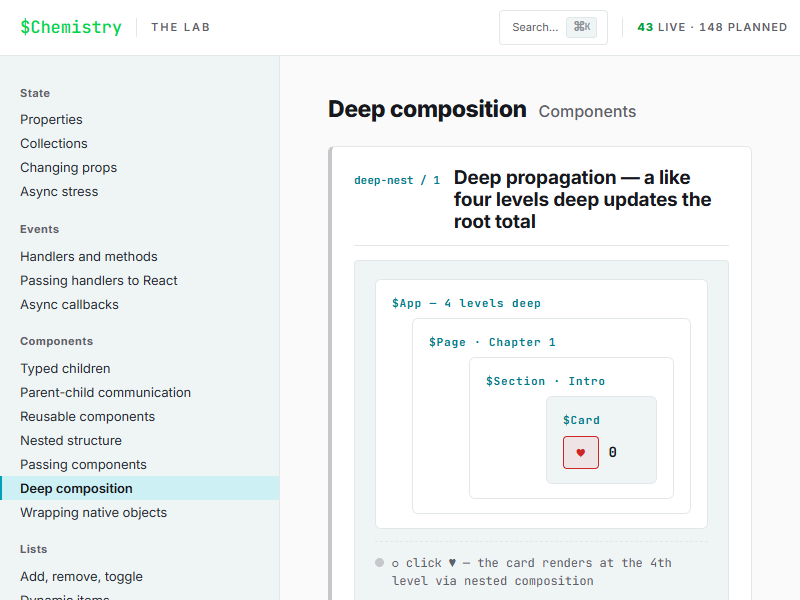
#> input picture .claude/agents/perspective/phillip/deep-nest-source.png, 800 x 600 px
$ python '1-march-1-2025~updated-trace-image-with-color-support.v3.py' ../../../../.claude/agents/perspective/phillip/deep-nest-source.png out.png
#> lines starting #> are read from the running program, lines starting #| are printed output that depends on the picture; after the words box and inside, x2 and y2 are one past the last pixel; in counts of white or black regions, pixels touching at a corner belong together
import sys
import os
import svgtrace
import cv2
import numpy as np
from lxml import etree
import uuid
import tempfile

def load_image(image_path):
    """
    Loads an image using OpenCV, ensuring compatibility for PNG and JPG.
    Handles missing files gracefully.

    Parameters:
    - image_path (str): Path to the image file.

    Returns:
    - img (numpy.ndarray): Loaded image.
    """
    if not os.path.exists(image_path):
        raise FileNotFoundError(f"Error: File not found - {image_path}")

    img = cv2.imread(image_path, cv2.IMREAD_UNCHANGED)
    if img is None:
        raise ValueError(f"Error: Unable to load image - {image_path}")

    return img

# [15 lines left out: function convert_to_grayscale, not called in this run]

def apply_denoising(img, enabled=True):
    """
    Applies denoising to an image to reduce artifacts, particularly for JPG images.
    - Uses Non-Local Means Denoising for JPG compression artifacts.
    - Leaves PNG images unaltered since they are lossless.

    Parameters:
    - img (numpy.ndarray): Input grayscale image.
    - enabled (bool): Flag to apply denoising.

    Returns:
    - denoised_img (numpy.ndarray): Denoised image.
    """
    if enabled:
        return cv2.fastNlMeansDenoising(img, None, 30, 7, 21)
    return img

def apply_thresholding(img, method="adaptive"):
    """
    Applies thresholding to an image to enhance edge detection.
    - `adaptive`: Best for AI-generated images with soft gradients.
    - `otsu`: Best for high-contrast images like sketches.
    - `canny`: Best for maps and technical drawings with clear structures.

    Parameters:
    - img (numpy.ndarray): Input grayscale (or denoised) image.
    - method (str): Thresholding method ('adaptive', 'otsu', 'canny', or 'binary').

    Returns:
    - thresholded_img (numpy.ndarray): Thresholded image.
    """
    if method == "adaptive":
        return cv2.adaptiveThreshold(img, 255, cv2.ADAPTIVE_THRESH_GAUSSIAN_C,
                                     cv2.THRESH_BINARY, 11, 2)
    elif method == "otsu":
        _, otsu_thresh = cv2.threshold(img, 0, 255, cv2.THRESH_BINARY + cv2.THRESH_OTSU)
        return otsu_thresh
    elif method == "canny":
        return cv2.Canny(img, 50, 150)  # Edge detection for maps
    else:
        _, binary = cv2.threshold(img, 128, 255, cv2.THRESH_BINARY)
        return binary

# [16 lines left out: function extract_contours, not called in this run]

def process_image(image_path, thresholding="adaptive", denoise=True, extract_shapes=False, edge_mode=None):
    """
    Full image preprocessing pipeline with configurable parameters.
    - `thresholding`: "adaptive", "otsu", "binary", or "canny"
    - `denoise`: Apply JPG denoising (default: True)
    - `extract_shapes`: Extract contours for structured tracing (default: False)
    - `edge_mode`: "canny" for maps, "none" for general tracing

    Parameters:
    - image_path (str): Path to the input image.
    - thresholding (str): Method for thresholding.
    - denoise (bool): Flag to apply denoising.
    - extract_shapes (bool): Flag to extract and draw contours.
    - edge_mode (str or None): Edge detection mode.

    Returns:
    - preprocessed_path (str): Path to the saved preprocessed image.
    """
    print(f"Processing image: {image_path}")
    img = load_image(image_path)

    # Check if image is already grayscale/binary
    is_already_grayscale = len(img.shape) == 2 or (len(img.shape) == 3 and img.shape[2] == 1)

    if is_already_grayscale:
        # Image is already grayscale, no need to convert
        grayscale = img
    else:
        # Convert to grayscale
        grayscale = convert_to_grayscale(img)

    # Apply denoising (optional)
    denoised = apply_denoising(grayscale, denoise)

    # Apply thresholding or edge detection
    if edge_mode == "canny":
        binary = cv2.Canny(denoised, 50, 150)
    else:
        binary = apply_thresholding(denoised, method=thresholding)

    # If extracting structured shapes (e.g., maps), extract contours
    if extract_shapes:
        contours = extract_contours(binary)
        cv2.drawContours(binary, contours, -1, (0, 255, 0), 1)

    # Save the processed image
    file_extension = os.path.splitext(image_path)[1]
    preprocessed_path = image_path.replace(file_extension, ".png")
    cv2.imwrite(preprocessed_path, binary)

    print(f"Preprocessed image saved to: {preprocessed_path}")
    return preprocessed_path

# [16 lines left out: function beautify_svg, not called in this run]

# ================== NEW COLOR PROCESSING FUNCTIONS ==================

def quantize_colors(img):
    """
    Automatically quantizes an image to a smaller color palette.
    Uses K-means clustering with automatic cluster number determination.

    Parameters:
    - img (numpy.ndarray): Input color image.

    Returns:
    - quantized_img (numpy.ndarray): Image with reduced color palette.
    - colors (numpy.ndarray): Array of dominant colors (BGR format).
    - labels (numpy.ndarray): Pixel labels mapping to colors.
    """
    # Ensure image is in BGR format even if grayscale
    if len(img.shape) == 2:  # Grayscale image
        img = cv2.cvtColor(img, cv2.COLOR_GRAY2BGR)

    # Reshape the image for processing
    pixels = img.reshape(-1, 3).astype(np.float32)

    # Determine optimal number of clusters
    optimal_k = determine_optimal_clusters(img)
    print(f"Auto-detected {optimal_k} colors in image")

    # Apply K-means with the determined number of clusters
    criteria = (cv2.TERM_CRITERIA_EPS + cv2.TERM_CRITERIA_MAX_ITER, 100, 0.2)
    _, labels, centers = cv2.kmeans(pixels, optimal_k, None, criteria, 10, cv2.KMEANS_PP_CENTERS)

    # Check for empty clusters
    cluster_counts = np.bincount(labels.flatten())
    valid_clusters = np.where(cluster_counts > 0)[0]

    if len(valid_clusters) < optimal_k:
        print(f"Warning: Only {len(valid_clusters)} non-empty clusters found")

        # Keep only non-empty clusters
        centers = centers[valid_clusters]

        # Remap labels to the valid clusters
        new_labels = np.zeros_like(labels)
        for i, cluster_idx in enumerate(valid_clusters):
            new_labels[labels == cluster_idx] = i
        labels = new_labels

    # Convert back to 8-bit values
    centers = np.uint8(centers)

    # Reconstruct the quantized image
    quantized_pixels = centers[labels.flatten()]
    quantized_img = quantized_pixels.reshape(img.shape)

    return quantized_img, centers, labels.reshape(img.shape[:2])

def determine_optimal_clusters(img, max_clusters=16):
    """
    Determines the optimal number of color clusters in an image.
    Uses a simplified approach based on color variance.

    Parameters:
    - img (numpy.ndarray): Input image.
    - max_clusters (int): Maximum number of clusters to consider.

    Returns:
    - optimal_k (int): Optimal number of color clusters.
    """
    # For very simple images, use fewer clusters
    if img.shape[0] * img.shape[1] < 100000:  # Small image
        return min(8, max_clusters)

    # Get a sample of pixels for faster processing
    pixels = img.reshape(-1, 3)
    sample_size = min(10000, pixels.shape[0])
    indices = np.random.choice(pixels.shape[0], sample_size, replace=False)
    sample = pixels[indices].astype(np.float32)

    # Calculate color variance
    color_variance = np.var(sample, axis=0).sum()

    # Scale number of clusters based on variance
    if color_variance < 1000:  # Low variance (few colors)
        k = 4
    elif color_variance < 5000:  # Medium variance
        k = 8
    else:  # High variance (many colors)
        k = 12

    return min(k, max_clusters)

def create_color_mask(labels, color_index, img_shape):
    """
    Creates a binary mask for a specific color in the quantized image.

    Parameters:
    - labels (numpy.ndarray): Pixel labels from color quantization.
    - color_index (int): Index of the color to create a mask for.
    - img_shape (tuple): Shape of the original image.

    Returns:
    - mask (numpy.ndarray): Binary mask where the color is present.
    """
    mask = np.zeros(img_shape[:2], dtype=np.uint8)
    mask[labels == color_index] = 255

    # Apply minimal morphological operations to clean noise
    kernel = np.ones((2, 2), np.uint8)
    mask = cv2.morphologyEx(mask, cv2.MORPH_OPEN, kernel, iterations=1)

    return mask

def bgr_to_hex(bgr_color):
    """
    Converts a BGR color to hex format for SVG.

    Parameters:
    - bgr_color (numpy.ndarray): BGR color values.

    Returns:
    - hex_color (str): Hex color string (e.g., #RRGGBB).
    """
    rgb = (int(bgr_color[2]), int(bgr_color[1]), int(bgr_color[0]))
    return '#{:02x}{:02x}{:02x}'.format(*rgb)

# [103 lines left out: functions post_process_svg, merge_svgs, not called in this run]

def trace_image(image_path, output_path=None, thresholding="adaptive", denoise=True, extract_shapes=False, edge_mode=None):
    """
    Converts an image to an SVG with color preservation.
    Maintains the same API as the original function but adds color support.

    Parameters:
    - image_path (str): Path to the input image.
    - output_path (str or None): Path to save the resulting SVG (default: same as image with .svg extension).
    - thresholding (str): Method for thresholding ('adaptive', 'otsu', 'binary', 'canny').
    - denoise (bool): Whether to apply noise reduction.
    - extract_shapes (bool): Whether to extract and draw contours.
    - edge_mode (str or None): Edge detection mode.

    Returns:
    - None (saves the generated SVG to the specified output path).
    """
#> called with output_path = 'out.png', thresholding = 'adaptive', denoise = True, extract_shapes = False
    # Generate a default output path if not provided
    if not output_path:
        output_path = os.path.splitext(image_path)[0] + ".svg"

    # Load original image for color analysis
    img = load_image(image_path)
#> in load_image, img is the input picture: shape (600, 800, 3); mean B, G, R 243.7, 243.1, 240.1

    # Check if image is grayscale (no color information)
    is_grayscale = len(img.shape) == 2 or (len(img.shape) == 3 and img.shape[2] == 1)

    if is_grayscale:
        # For grayscale images, use original black and white tracing
        print("Grayscale image detected - using standard black and white tracing")
        preprocessed_path = process_image(image_path, thresholding, denoise, extract_shapes, edge_mode)
        svg_content = svgtrace.trace(preprocessed_path)
        beautified_svg = beautify_svg(svg_content)

        # Save the SVG file
        with open(output_path, "w") as svg_file:
            svg_file.write(beautified_svg)

        print(f"SVG successfully saved to {output_path}")
        return

    # For color images, use color-preserving tracing
    print("Color image detected - using color-preserving tracing")

    # Handle RGBA images
    if len(img.shape) == 3 and img.shape[2] == 4:
        img = cv2.cvtColor(img, cv2.COLOR_BGRA2BGR)

    # Get image dimensions
    height, width = img.shape[:2]
    total_area = height * width
    min_area = total_area * 0.5 / 100  # 0.5% minimum area threshold

    # Quantize colors (automatically determines optimal number)
    quantized_img, colors, labels = quantize_colors(img)
#> in determine_optimal_clusters, `color_variance = np.var(sample, axis=0).sum()`: color_variance = 2843.5
#> in quantize_colors, `optimal_k = determine_optimal_clusters(img)`: optimal_k = 8
#| Auto-detected 8 colors in image
#> in quantize_colors, `_, labels, centers = cv2.kmeans(pixels, optimal_k, None, criteria, 10,..`: centers = [[253.5, 253.5, 253.5], [78.59, 91.99, 136.5], [243.4, 243.4, 239.1], [219.1, 169.6, 99.79], [130.4, 179.9, 217], [235.5, 229.6, 197.6], [156, 116.7, 35.22], [46.49, 32.12, 36.24]]
#> in quantize_colors, `cluster_counts = np.bincount(labels.flatten())`: cluster_counts = [254439, 3773, 196313, 2701, 3589, 10814, 3049, 5322]
#> in quantize_colors, `valid_clusters = np.where(cluster_counts > 0)[0]`: valid_clusters = [0, 1, 2, 3, 4, 5, 6, 7]
#> in quantize_colors, `centers = np.uint8(centers)`: centers = [[253, 253, 253], [78, 91, 136], [243, 243, 239], [219, 169, 99], [130, 179, 217], [235, 229, 197], [155, 116, 35], [46, 32, 36]]
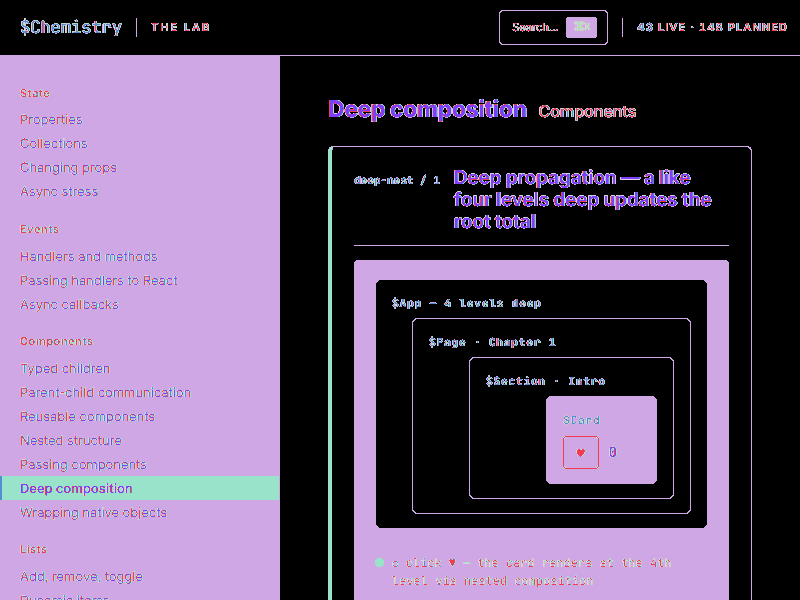
#> labels: shape (600, 800) int32; 8 distinct labels, from 0 to 7; one colour per label, 0 black
#> colors has the same summary as centers in quantize_colors

    # Save quantized image for reference
    quantized_path = os.path.splitext(image_path)[0] + "-quantized.png"
    cv2.imwrite(quantized_path, quantized_img)
    print(f"Quantized image saved to: {quantized_path}")

    # List to store SVGs for each color
    colored_svgs = []
    temp_files = []

    try:
        # Process each color
        for i, color in enumerate(colors):
            hex_color = bgr_to_hex(color)
#> in bgr_to_hex, `rgb = (int(bgr_color[2]), int(bgr_color[1]), int(bgr_color[0]))`: rgb = (253, 253, 253)
#> hex_color = '#fdfdfd'
            print(f"Processing color {i+1}/{len(colors)}: {hex_color}")
#| Processing color 1/8: #fdfdfd

            # Create a binary mask for this color
            mask = create_color_mask(labels, i, img.shape)
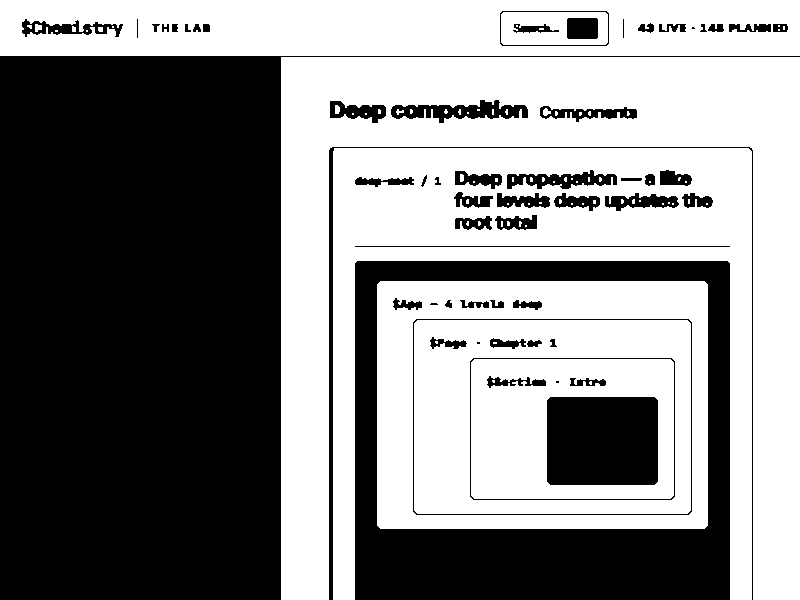
#> mask: shape (600, 800); 52.9% white; 58 black regions (6 under 20 px), largest, box (x1, y1, x2, y2) and area: (0, 56, 800, 600) 153383, (355, 261, 730, 600) 45055, (547, 397, 658, 485) 9744

            # Skip colors that cover very small areas
            color_area = np.sum(mask) / 255
#> color_area = 253754
            if color_area < min_area:
                print(f"  Skipping color (area: {color_area:.0f} pixels, below threshold of {min_area:.0f})")
                continue

            print(f"  Area: {color_area:.0f} pixels ({color_area/total_area*100:.2f}% of image)")
#|   Area: 253754 pixels (52.87% of image)

            # Create temporary file for the mask
            with tempfile.NamedTemporaryFile(suffix='.png', delete=False) as temp:
                temp_mask_path = temp.name
                temp_files.append(temp_mask_path)

            # Save the mask
            cv2.imwrite(temp_mask_path, mask)

            try:
                # Apply same preprocessing options as the original function
                processed_mask_path = process_image(
                    temp_mask_path,
                    thresholding=thresholding,
                    denoise=denoise,
                    extract_shapes=extract_shapes,
                    edge_mode=edge_mode
                )
#> in apply_thresholding, `return cv2.adaptiveThreshold(img, 255, cv2.ADAPTIVE_THRESH_GAUSSIAN_C,..`:
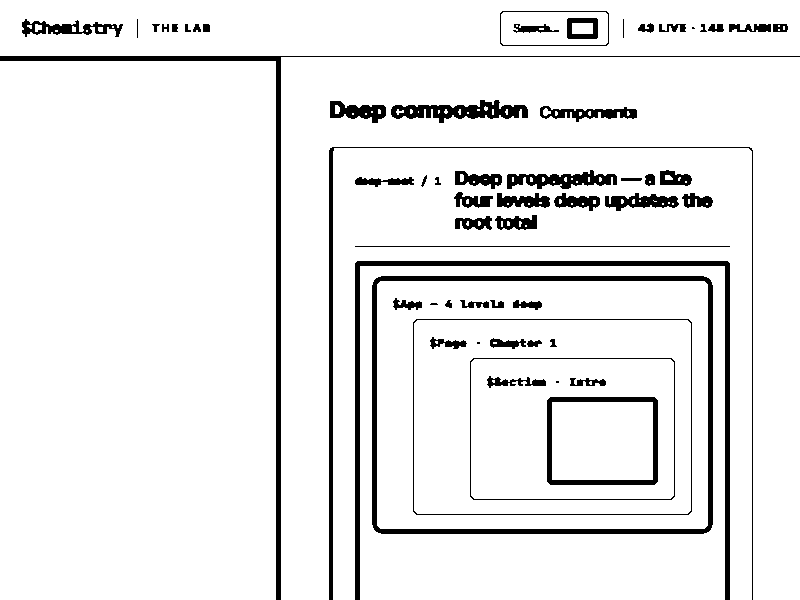
#> returned value: shape (600, 800); 92.7% white; 59 black regions (6 under 20 px), largest, box (x1, y1, x2, y2) and area: (372, 276, 713, 534) 5798, (355, 261, 730, 600) 5209, (0, 56, 800, 600) 4619
                temp_files.append(processed_mask_path)

                # Trace the mask
                svg_content = svgtrace.trace(processed_mask_path)

                # Post-process the SVG to apply color
                colored_svg = post_process_svg(svg_content, hex_color)

                # Add to our list
                colored_svgs.append(colored_svg)

            except Exception as e:
                print(f"  Error processing color: {e}")

        # Merge all the colored SVGs
        print(f"Merging {len(colored_svgs)} color layers...")
        if colored_svgs:
            merged_svg = merge_svgs(colored_svgs)

            # Save the final colored SVG
            with open(output_path, "w") as svg_file:
                svg_file.write(merged_svg)

            print(f"Colored SVG successfully saved to {output_path}")
        else:
            print("No valid color layers found. Falling back to black and white tracing.")
            preprocessed_path = process_image(image_path, thresholding, denoise, extract_shapes, edge_mode)
            svg_content = svgtrace.trace(preprocessed_path)
            beautified_svg = beautify_svg(svg_content)

            with open(output_path, "w") as svg_file:
                svg_file.write(beautified_svg)

    finally:
        # Clean up temporary files
        for temp_file in temp_files:
            try:
                if os.path.exists(temp_file):
                    os.remove(temp_file)
            except Exception as e:
                print(f"Warning: Could not remove temporary file {temp_file}: {e}")

if __name__ == "__main__":
    """
    Main script execution:
    - Ensures proper usage with command-line arguments.
    - Runs the tracing process on the specified input file.
    """
    if len(sys.argv) < 2:
        print("Usage: python trace_image.py <input_image> [<output_svg>]")
        sys.exit(1)

    input_path = sys.argv[1]
    output_path = sys.argv[2] if len(sys.argv) > 2 else None

    # Call trace_image with default parameters
    trace_image(input_path, output_path)
#> (the call stopped at in trace_image, `svg_content = svgtrace.trace(processed_mask_path)`: svgtrace is not available in this run)

$ run again, on .claude/agents/perspective/phillip/nested-before.png
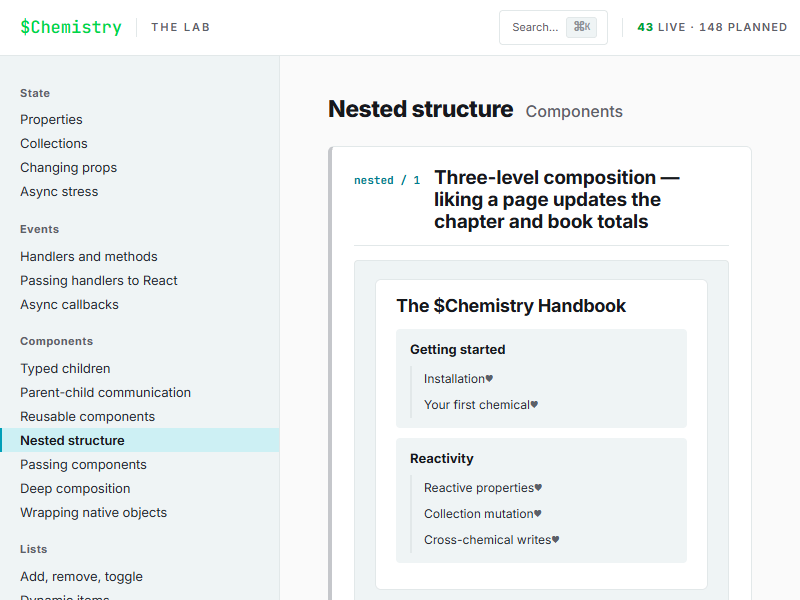
#> input picture .claude/agents/perspective/phillip/nested-before.png, 800 x 600 px
#> in load_image, img is the input picture: shape (600, 800, 3); mean B, G, R 242, 241.4, 238.2
#> color_variance = 3488.9
#> optimal_k = 8
#| Auto-detected 8 colors in image
#> in quantize_colors, `_, labels, centers = cv2.kmeans(pixels, optimal_k, None, criteria, 10,..`: centers = [[243.6, 243.7, 239.3], [42.74, 30.8, 34.37], [141.3, 100.4, 55.38], [127.3, 181.8, 220.5], [253.1, 253.1, 253.1], [220.9, 168.3, 95.21], [236, 229.9, 196.8], [62.17, 86.03, 144.6]]
#> cluster_counts = [228262, 6796, 4080, 3707, 219773, 2719, 11304, 3359]
#> valid_clusters = [0, 1, 2, 3, 4, 5, 6, 7]
#> in quantize_colors, `centers = np.uint8(centers)`: centers = [[243, 243, 239], [42, 30, 34], [141, 100, 55], [127, 181, 220], [253, 253, 253], [220, 168, 95], [236, 229, 196], [62, 86, 144]]
#> labels: shape (600, 800) int32; 8 distinct labels, from 0 to 7
#> colors has the same summary as centers in quantize_colors
#> rgb = (239, 243, 243)
#> hex_color = '#eff3f3'
#| Processing color 1/8: #eff3f3
#> in trace_image, `mask = create_color_mask(labels, i, img.shape)`:
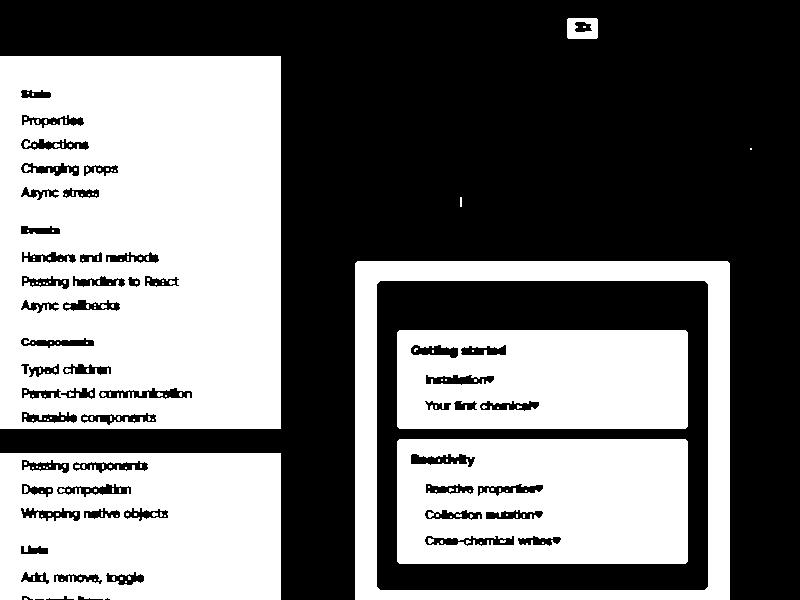
#> mask: shape (600, 800); 46.3% white; 179 white regions (162 under 20 px), largest, box (x1, y1, x2, y2) and area: (0, 56, 281, 429) 97092, (0, 453, 281, 600) 37776, (397, 439, 688, 564) 33639
#> color_area = 222382
#|   Area: 222382 pixels (46.33% of image)
#> in apply_thresholding, `return cv2.adaptiveThreshold(img, 255, cv2.ADAPTIVE_THRESH_GAUSSIAN_C,..`:
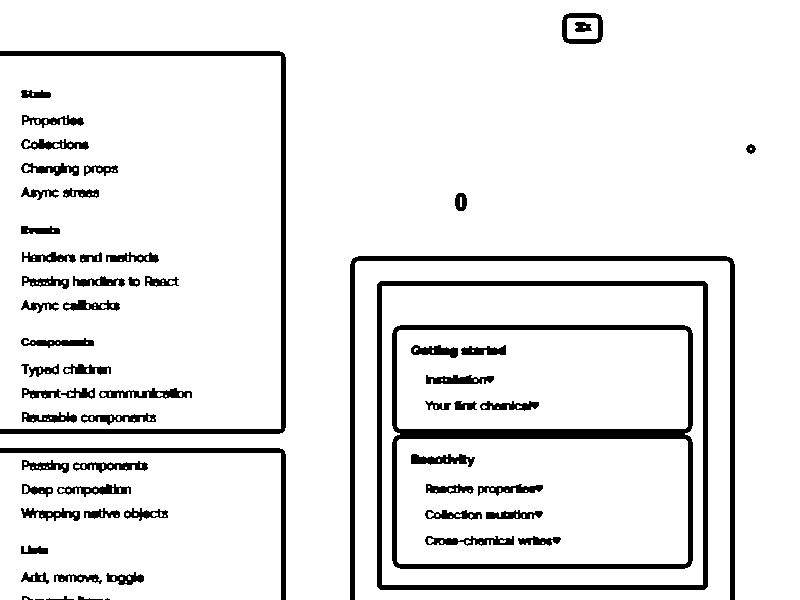
#> returned value: shape (600, 800); 91.3% white; 64 black regions (2 under 20 px), largest, box (x1, y1, x2, y2) and area: (392, 325, 693, 569) 8100, (377, 281, 708, 590) 6276, (350, 256, 735, 600) 5275
